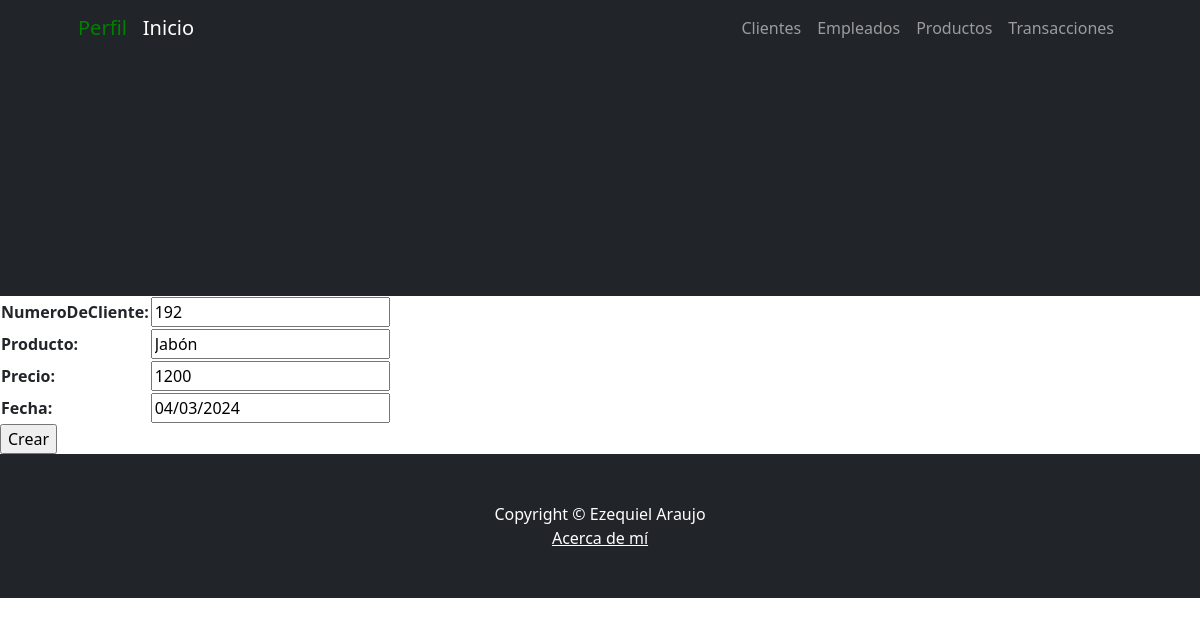
Page /transacciones_u/1/ (signed in) on the committed database.
### aplicacion/models.py (models this page shows, shortened)
class Transaccion(models.Model):
    numeroDeCliente = models.IntegerField()
    producto = models.CharField(max_length=50)
    precio = models.IntegerField()
    fecha = models.DateField(max_length=50)

### aplicacion/views.py (the view)
# urls.py: path('transacciones_u/<int:pk>/', TransaccionUpdate.as_view(), name = "transacciones_u"),
class TransaccionUpdate(LoginRequiredMixin, UpdateView):
    model = Transaccion
    fields = ["numeroDeCliente", "producto","precio","fecha"]
    success_url = reverse_lazy("transacciones")

### aplicacion/templates/aplicacion/transaccion_form.html (shortened to what this page needs)
{% extends "aplicacion/index.html" %}
{% block titulo %}
<h1 class="mb-5">Transacciones</h1>
{% endblock titulo %}
{% block cuerpo %}
<form action="" method="post">
    <table>
        {{ form.as_table }}
    </table>
    <input type="submit" value="Crear">
</form>
{% endblock cuerpo %}

### rows in the picture
Transaccion: numeroDeCliente "192", producto "Jabón", precio "1200", fecha "04/03/2024"
